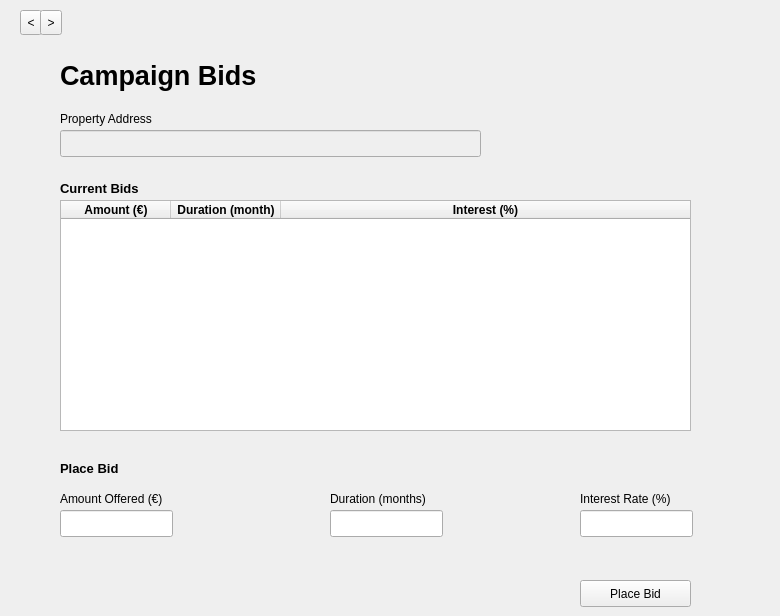
    <widget class="QWidget" name="icb_page">
     <widget class="QLineEdit" name="icb_amount_lineedit">
      <property name="geometry">
       <rect>
        <x>60</x>
        <y>510</y>
        <width>113</width>
        <height>27</height>
       </rect>
      </property>
     </widget>
     <widget class="QLineEdit" name="icb_property_address_lineedit">
      <property name="enabled">
       <bool>false</bool>
      </property>
      <property name="geometry">
       <rect>
        <x>60</x>
        <y>130</y>
        <width>421</width>
        <height>27</height>
       </rect>
      </property>
     </widget>
     <widget class="QLineEdit" name="icb_duration_lineedit">
      <property name="geometry">
       <rect>
        <x>330</x>
        <y>510</y>
        <width>113</width>
        <height>27</height>
       </rect>
      </property>
     </widget>
     <widget class="QLabel" name="icb_duration_label">
      <property name="geometry">
       <rect>
        <x>330</x>
        <y>490</y>
        <width>121</width>
        <height>17</height>
       </rect>
      </property>
      <property name="text">
       <string>Duration (months)</string>
      </property>
     </widget>
     <widget class="QTableWidget" name="icb_current_bids_table">
      <property name="geometry">
       <rect>
        <x>60</x>
        <y>200</y>
        <width>631</width>
        <height>231</height>
       </rect>
      </property>
      <property name="maximumSize">
       <size>
        <width>900</width>
        <height>16777215</height>
       </size>
      </property>
      <property name="font">
       <font>
        <weight>75</weight>
        <bold>true</bold>
       </font>
      </property>
      <property name="editTriggers">
       <set>QAbstractItemView::NoEditTriggers</set>
      </property>
      <property name="alternatingRowColors">
       <bool>false</bool>
      </property>
      <property name="selectionMode">
       <enum>QAbstractItemView::SingleSelection</enum>
      </property>
      <property name="selectionBehavior">
       <enum>QAbstractItemView::SelectRows</enum>
      </property>
      <property name="showGrid">
       <bool>false</bool>
      </property>
      <property name="gridStyle">
       <enum>Qt::DotLine</enum>
      </property>
      <property name="rowCount">
       <number>0</number>
      </property>
      <attribute name="horizontalHeaderDefaultSectionSize">
       <number>110</number>
      </attribute>
      <attribute name="horizontalHeaderStretchLastSection">
       <bool>true</bool>
      </attribute>
      <attribute name="verticalHeaderStretchLastSection">
       <bool>false</bool>
      </attribute>
      <column>
       <property name="text">
        <string>Amount (€)</string>
       </property>
       <property name="font">
        <font>
         <weight>75</weight>
         <bold>true</bold>
        </font>
       </property>
      </column>
      <column>
       <property name="text">
        <string>Duration (month)</string>
       </property>
       <property name="font">
        <font>
         <weight>75</weight>
         <bold>true</bold>
        </font>
       </property>
      </column>
      <column>
       <property name="text">
        <string>Interest (%)</string>
       </property>
       <property name="font">
        <font>
         <weight>75</weight>
         <bold>true</bold>
        </font>
       </property>
      </column>
     </widget>
     <widget class="QLabel" name="icb_place_bid_label">
      <property name="geometry">
       <rect>
        <x>60</x>
        <y>460</y>
        <width>81</width>
        <height>17</height>
       </rect>
      </property>
      <property name="font">
       <font>
        <pointsize>10</pointsize>
        <weight>75</weight>
        <bold>true</bold>
       </font>
      </property>
      <property name="text">
       <string>Place Bid</string>
      </property>
     </widget>
     <widget class="QLabel" name="icb_amount_label">
      <property name="geometry">
       <rect>
        <x>60</x>
        <y>490</y>
        <width>121</width>
        <height>17</height>
       </rect>
      </property>
      <property name="text">
       <string>Amount Offered (€)</string>
      </property>
     </widget>
     <widget class="QPushButton" name="icb_place_bid_pushbutton">
      <property name="geometry">
       <rect>
        <x>580</x>
        <y>580</y>
        <width>111</width>
        <height>27</height>
       </rect>
      </property>
      <property name="text">
       <string>Place Bid</string>
      </property>
     </widget>
     <widget class="QLabel" name="icb_current_bids_label">
      <property name="geometry">
       <rect>
        <x>60</x>
        <y>180</y>
        <width>161</width>
        <height>17</height>
       </rect>
      </property>
      <property name="font">
       <font>
        <pointsize>10</pointsize>
        <weight>75</weight>
        <bold>true</bold>
       </font>
      </property>
      <property name="text">
       <string>Current Bids</string>
      </property>
     </widget>
     <widget class="QLabel" name="icb_interest_label">
      <property name="geometry">
       <rect>
        <x>580</x>
        <y>490</y>
        <width>191</width>
        <height>17</height>
       </rect>
      </property>
      <property name="text">
       <string>Interest Rate (%)</string>
      </property>
     </widget>
     <widget class="QLineEdit" name="icb_interest_lineedit">
      <property name="geometry">
       <rect>
        <x>580</x>
        <y>510</y>
        <width>113</width>
        <height>27</height>
       </rect>
      </property>
     </widget>
     <widget class="QLabel" name="icb_title_label">
      <property name="geometry">
       <rect>
        <x>60</x>
        <y>60</y>
        <width>221</width>
        <height>31</height>
       </rect>
      </property>
      <property name="font">
       <font>
        <pointsize>20</pointsize>
        <weight>75</weight>
        <bold>true</bold>
       </font>
      </property>
      <property name="text">
       <string>Campaign Bids</string>
      </property>
     </widget>
     <widget class="QLabel" name="icb_property_address_label">
      <property name="geometry">
       <rect>
        <x>60</x>
        <y>110</y>
        <width>181</width>
        <height>17</height>
       </rect>
      </property>
      <property name="text">
       <string>Property Address</string>
      </property>
     </widget>
     <widget class="QToolButton" name="prev_5">
      <property name="geometry">
       <rect>
        <x>20</x>
        <y>10</y>
        <width>22</width>
        <height>25</height>
       </rect>
      </property>
      <property name="text">
       <string>&lt;</string>
      </property>
     </widget>
     <widget class="QToolButton" name="next_5">
      <property name="geometry">
       <rect>
        <x>40</x>
        <y>10</y>
        <width>22</width>
        <height>25</height>
       </rect>
      </property>
      <property name="text">
       <string>&gt;</string>
      </property>
     </widget>
    </widget>
